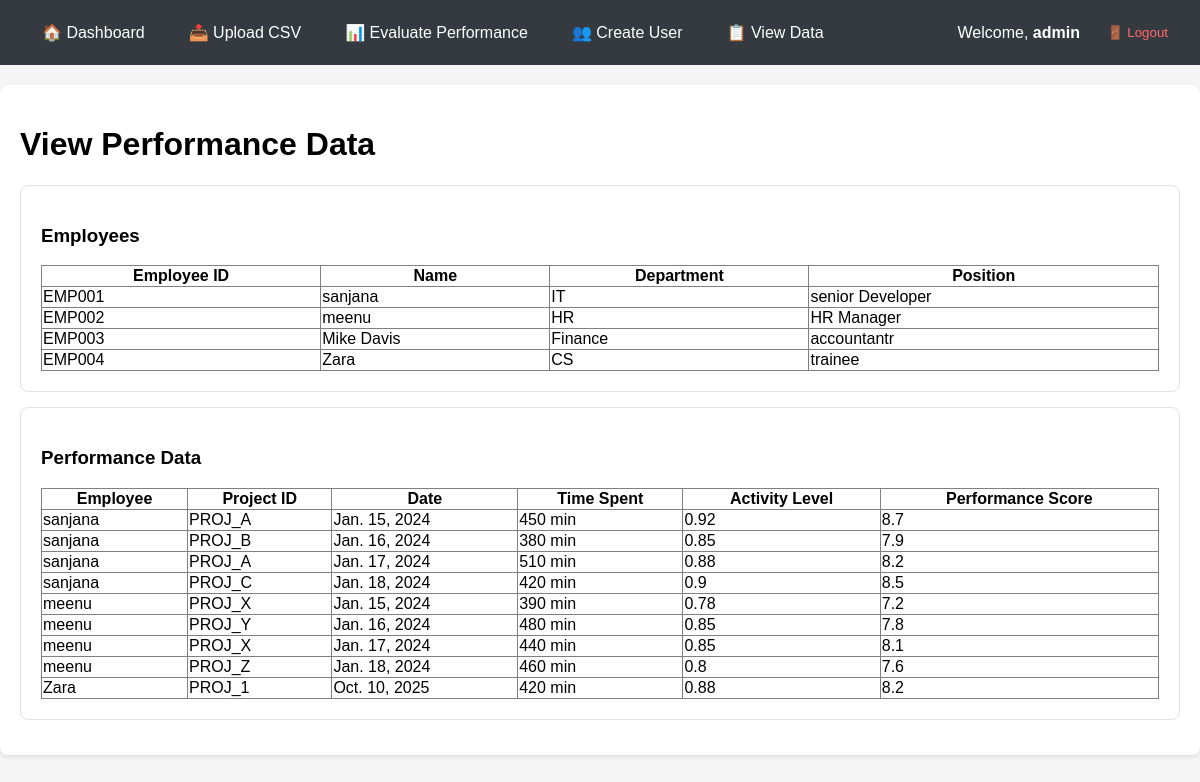
The page /view-data/ (signed in) on the database its author committed.
### staff_app/models.py (models this page shows, shortened)
class Employee(models.Model):
    emp_id = models.CharField(max_length=50, primary_key=True)
    name = models.CharField(max_length=100)
    department = models.CharField(max_length=100)
    position = models.CharField(max_length=100)

class PerformanceData(models.Model):
    employee = models.ForeignKey(Employee, on_delete=models.CASCADE)
    project_id = models.CharField(max_length=50)
    date = models.DateField()
    time_spent = models.IntegerField()  # in minutes
    activity_level = models.FloatField()  # 0.0 to 1.0
    performance_score = models.FloatField(null=True, blank=True)

### staff_app/views.py (the view)
# urls.py: path('view-data/', views.view_data, name='view_data'),
@login_required
def view_data(request):
    if request.user.is_staff:
        performance_data = PerformanceData.objects.all()
        employees = Employee.objects.all()
        message = "Administrator View - All Employee Data"
    else:
        performance_data = PerformanceData.objects.filter(employee__name=request.user.username)
        employees = Employee.objects.filter(name=request.user.username)
        message = f"Your Performance Data - {request.user.username}"
    return render(request, 'staff_app/view_data.html', {
        'employees': employees,
        'performance_data': performance_data,
        'message': message
    })

### staff_app/templates/staff_app/view_data.html
{% extends 'staff_app/base.html' %}
{% block content %}
<h1>View Performance Data</h1>
<div class="card">
    <h3>Employees</h3>
    <table border="1" style="width: 100%; border-collapse: collapse;">
        <tr>
            <th>Employee ID</th>
            <th>Name</th>
            <th>Department</th>
            <th>Position</th>
        </tr>
        {% for employee in employees %}
        <tr>
            <td>{{ employee.emp_id }}</td>
            <td>{{ employee.name }}</td>
            <td>{{ employee.department }}</td>
            <td>{{ employee.position }}</td>
        </tr>
        {% endfor %}
    </table>
</div>
<div class="card">
    <h3>Performance Data</h3>
    <table border="1" style="width: 100%; border-collapse: collapse;">
        <tr>
            <th>Employee</th>
            <th>Project ID</th>
            <th>Date</th>
            <th>Time Spent</th>
            <th>Activity Level</th>
            <th>Performance Score</th>
        </tr>
        {% for data in performance_data %}
        <tr>
            <td>{{ data.employee.name }}</td>
            <td>{{ data.project_id }}</td>
            <td>{{ data.date }}</td>
            <td>{{ data.time_spent }} min</td>
            <td>{{ data.activity_level }}</td>
            <td>{{ data.performance_score|default:"N/A" }}</td>
        </tr>
        {% endfor %}
    </table>
</div>
{% endblock %}

### staff_app/templates/staff_app/base.html (shortened to what this page needs)
<!DOCTYPE html>
<html>
<head>
</head>
<body>
    <div class="navbar">
        <div class="nav-links">
            <a href="{% url 'dashboard' %}">🏠 Dashboard</a>
            <a href="{% url 'upload_csv' %}">📤 Upload CSV</a>
            <a href="{% url 'evaluate_performance' %}">📊 Evaluate Performance</a>
            {% if user.is_staff %}
            <a href="{% url 'create_user' %}">👥 Create User</a>
            {% endif %}
            <a href="{% url 'view_data' %}">📋 View Data</a>
        </div>
        <div class="user-info">
            <span>Welcome, <strong>{{ user.username }}</strong></span>
            <form action="{% url 'logout' %}" method="post" class="logout-form">
                <button type="submit" class="logout-btn">🚪 Logout</button>
            </form>
        </div>
    </div>
    <div class="container">
        {% block content %}
        {% endblock %}
    </div>
</body>
</html>

### staff_app/templates/staff_app/base.html (style rules this page uses)
body { font-family: Arial, sans-serif; margin: 0; padding: 0; background: #f5f5f5; }
.navbar { background: #343a40; padding: 15px 20px; margin-bottom: 20px; display: flex; justify-content: space-between; align-items: center; }
.nav-links { display: flex; }
.navbar a { color: white; text-decoration: none; margin: 0 10px; padding: 8px 12px; border-radius: 4px; }
.user-info { color: white; display: flex; align-items: center; gap: 15px; }
.logout-form { display: inline; }
.logout-btn { background: none; border: none; color: #ff6b6b; cursor: pointer; padding: 8px 12px; border-radius: 4px; }
.container { max-width: 1200px; margin: 0 auto; padding: 20px; background: white; border-radius: 8px; box-shadow: 0 2px 4px rgba(0,0,0,0.1); }
button { padding: 12px 24px; background: #007bff; color: white; border: none; border-radius: 4px; cursor: pointer; }
.card { border: 1px solid #e3e3e3; padding: 20px; margin: 15px 0; border-radius: 8px; }

### rows shown on the page
Employee: emp_id "EMP001", name "sanjana", department "IT", position "senior Developer"
Employee: emp_id "EMP002", name "meenu", department "HR", position "HR Manager"
Employee: emp_id "EMP003", name "Mike Davis", department "Finance", position "accountantr"
Employee: emp_id "EMP004", name "Zara", department "CS", position "trainee"
PerformanceData: employee.name "sanjana", project_id "PROJ_A", date "Jan. 15, 2024", time_spent "450", activity_level "0.92", performance_score "8.7"
PerformanceData: employee.name "sanjana", project_id "PROJ_B", date "Jan. 16, 2024", time_spent "380", activity_level "0.85", performance_score "7.9"
PerformanceData: employee.name "sanjana", project_id "PROJ_A", date "Jan. 17, 2024", time_spent "510", activity_level "0.88", performance_score "8.2"
PerformanceData: employee.name "sanjana", project_id "PROJ_C", date "Jan. 18, 2024", time_spent "420", activity_level "0.9", performance_score "8.5"
PerformanceData: employee.name "meenu", project_id "PROJ_X", date "Jan. 15, 2024", time_spent "390", activity_level "0.78", performance_score "7.2"
PerformanceData: employee.name "meenu", project_id "PROJ_Y", date "Jan. 16, 2024", time_spent "480", activity_level "0.85", performance_score "7.8"
PerformanceData: employee.name "meenu", project_id "PROJ_X", date "Jan. 17, 2024", time_spent "440", activity_level "0.85", performance_score "8.1"
PerformanceData: employee.name "meenu", project_id "PROJ_Z", date "Jan. 18, 2024", time_spent "460", activity_level "0.8", performance_score "7.6"
PerformanceData: employee.name "Zara", project_id "PROJ_1", date "Oct. 10, 2025", time_spent "420", activity_level "0.88", performance_score "8.2"

### other values the page prints
{{ user.username }} "admin"
